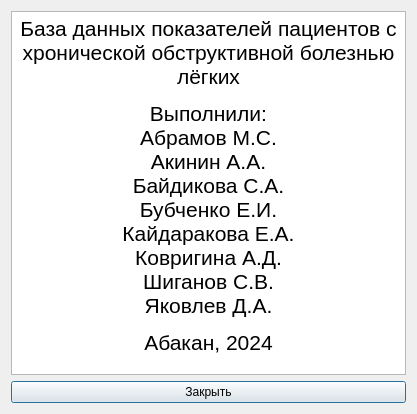
<?xml version="1.0" encoding="UTF-8"?>
<ui version="4.0">
 <class>Dialog</class>
 <widget class="QDialog" name="Dialog">
  <property name="geometry">
   <rect>
    <x>0</x>
    <y>0</y>
    <width>417</width>
    <height>414</height>
   </rect>
  </property>
  <property name="minimumSize">
   <size>
    <width>417</width>
    <height>414</height>
   </size>
  </property>
  <property name="maximumSize">
   <size>
    <width>417</width>
    <height>414</height>
   </size>
  </property>
  <property name="windowTitle">
   <string>Dialog</string>
  </property>
  <layout class="QGridLayout" name="gridLayout">
   <item row="0" column="0">
    <widget class="QTextBrowser" name="textBrowser">
     <property name="html">
      <string>&lt;!DOCTYPE HTML PUBLIC &quot;-//W3C//DTD HTML 4.0//EN&quot; &quot;http://www.w3.org/TR/REC-html40/strict.dtd&quot;&gt;
&lt;html&gt;&lt;head&gt;&lt;meta name=&quot;qrichtext&quot; content=&quot;1&quot; /&gt;&lt;style type=&quot;text/css&quot;&gt;
p, li { white-space: pre-wrap; }
&lt;/style&gt;&lt;/head&gt;&lt;body style=&quot; font-family:'MS Shell Dlg 2'; font-size:8.25pt; font-weight:400; font-style:normal;&quot;&gt;
&lt;p align=&quot;center&quot; style=&quot; margin-top:12px; margin-bottom:12px; margin-left:0px; margin-right:0px; -qt-block-indent:0; text-indent:0px;&quot;&gt;&lt;span style=&quot; font-size:16pt;&quot;&gt;База данных показателей пациентов с хронической обструктивной болезнью лёгких&lt;/span&gt;&lt;/p&gt;
&lt;p align=&quot;center&quot; style=&quot; margin-top:12px; margin-bottom:12px; margin-left:0px; margin-right:0px; -qt-block-indent:0; text-indent:0px;&quot;&gt;&lt;span style=&quot; font-size:16pt;&quot;&gt;Выполнили:&lt;br /&gt;Абрамов М.С.&lt;br /&gt;Акинин А.А.&lt;br /&gt;Байдикова С.А.&lt;br /&gt;Бубченко Е.И.&lt;br /&gt;Кайдаракова Е.А.&lt;br /&gt;Ковригина А.Д.&lt;br /&gt;Шиганов С.В.&lt;br /&gt;Яковлев Д.А.&lt;/span&gt;&lt;/p&gt;
&lt;p align=&quot;center&quot; style=&quot; margin-top:12px; margin-bottom:12px; margin-left:0px; margin-right:0px; -qt-block-indent:0; text-indent:0px;&quot;&gt;&lt;span style=&quot; font-size:16pt;&quot;&gt;Абакан, 2024&lt;/span&gt;&lt;/p&gt;&lt;/body&gt;&lt;/html&gt;</string>
     </property>
    </widget>
   </item>
   <item row="1" column="0">
    <widget class="QPushButton" name="pushButton">
     <property name="text">
      <string>Закрыть</string>
     </property>
    </widget>
   </item>
  </layout>
 </widget>
 <resources/>
 <connections/>
</ui>
